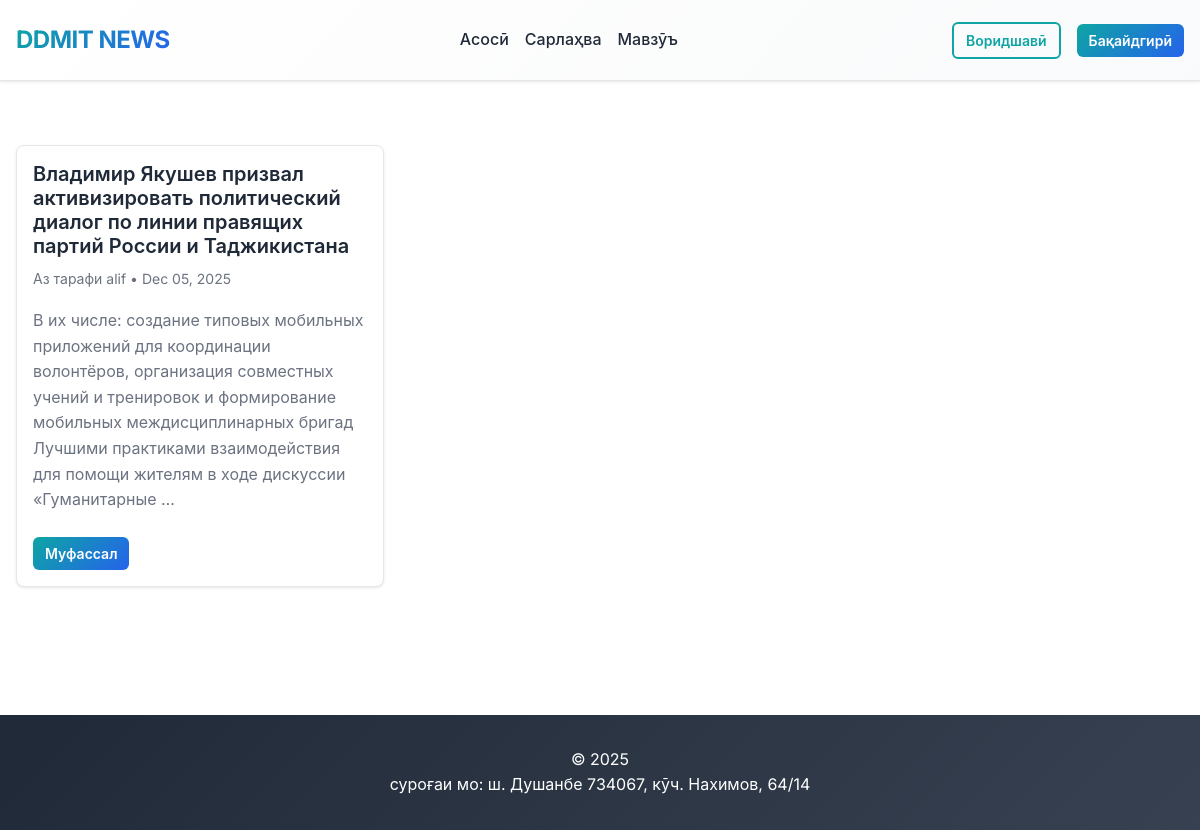
The page / on the database its author committed.
### blog/models.py (models this page shows, shortened)
class Post(models.Model):
    title = models.CharField(max_length=200)
    author = models.ForeignKey(
        settings.AUTH_USER_MODEL,
        on_delete=models.CASCADE,
    )
    body = models.TextField()
    created_at = models.DateTimeField(auto_now_add=True, null=True)
    updated_at = models.DateTimeField(auto_now=True)
    class Meta:
        ordering = ['-created_at']

### accounts/models.py (models this page shows)
class CustomUser(AbstractUser):
    age = models.PositiveIntegerField(null=True, blank=True)

### blog/views.py (the view)
# urls.py: path('', BlogListView.as_view(), name='home'),
class BlogListView(ListView):
    model = Post
    template_name = 'home.html'
    context_object_name = 'posts'

### blog/templates/home.html (shortened to what this page needs)
{% extends 'base.html' %}
{% block content %}
<div class="posts-grid">
    {% if posts %}
        {% for post in posts %}
        <div class="card post-card">
            <div class="card-body">
                <h2 class="card-title">
                    <a href="{% url 'post_detail' post.pk %}" class="text-decoration-none text-dark">
                        {{ post.title }}
                    </a>
                </h2>
                <p class="card-meta">
                    <small class="text-muted">Аз тарафи {{ post.author.username }} • {{ post.created_at|date:'M d, Y' }}</small>
                </p>
                <p class="card-text">{{ post.body|truncatewords:30 }}</p>
                <a href="{% url 'post_detail' post.pk %}" class="btn btn-sm btn-primary">Муфассал</a>
            </div>
        </div>
        {% endfor %}
    {% else %}
        <div class="text-center py-5">
            <p class="text-muted">Хабар нест. <a href="{% url 'post_new' %}">Хабари нав зам намудан!</a></p>
        </div>
    {% endif %}
</div>
{% endblock %}

### blog/templates/base.html (shortened to what this page needs)
{% load static %}
<!DOCTYPE html>
<html lang="en">
<head>
    <link href="https://cdn.jsdelivr.net/npm/bootstrap@5.1.3/dist/css/bootstrap.min.css" rel="stylesheet">
    <link href="{% static 'css/site.css' %}" rel="stylesheet">
</head>
<body>
    <header class="header sticky-top">
        <nav class="navbar navbar-expand-lg navbar-light">
            <div class="container">
                <a class="navbar-brand brand-logo" href="{% url 'home' %}">
                    <span class="gradient-text">DDMIT NEWS</span>
                </a>
                <div class="collapse navbar-collapse" id="navbarNav">
                    <ul class="navbar-nav ms-auto">
                        <li class="nav-item">
                            <a class="nav-link" href="{% url 'home' %}">Асосӣ</a>
                        </li>
                        <li class="nav-item">
                            <a class="nav-link" href="#topics">Сарлаҳва</a>
                        </li>
                        <li class="nav-item">
                            <a class="nav-link" href="#about">Мавзӯъ</a>
                        </li>
                    </ul>
                    <div class="ms-auto auth-buttons">
                        {% if user.is_authenticated %}
                            <div class="dropdown">
                                <button class="btn btn-link dropdown-toggle text-primary" type="button" id="userDropdown" data-bs-toggle="dropdown">
                                    {{ user.username }}
                                </button>
                                <ul class="dropdown-menu" aria-labelledby="userDropdown">
                                    <li><a class="dropdown-item" href="{% url 'post_new' %}">Зам анмудан хабари нав</a></li>
                                    <li><a class="dropdown-item" href="{% url 'password_change' %}">Ивази рамз</a></li>
                                    <li><hr class="dropdown-divider"></li>
                                    <li><a class="dropdown-item" href="{% url 'logout' %}">Баромад</a></li>
                                </ul>
                            </div>
                        {% else %}
                            <a href="{% url 'login' %}" class="btn btn-outline-primary btn-sm me-2">Воридшавӣ</a>
                            <a href="{% url 'signup' %}" class="btn btn-primary btn-sm">Бақайдгирӣ</a>
                        {% endif %}
                    </div>
                </div>
            </div>
        </nav>
    </header>
    <main class="main-content">
        <div class="container">
            {% block content %}{% endblock %}
        </div>
    </main>
    <footer class="footer">
        <div class="container">
            <p>&copy; 2025 </p>
            <p>суроғаи мо: ш. Душанбе
        734067, кӯч. Нахимов, 64/14</p>
        </div>
    </footer>
</body>
</html>

### blog/static/css/site.css (style rules this page uses)
:root { --primary-color: #0ea5a4; --secondary-color: #2563eb; --success-color: #10b981; --danger-color: #ef4444; --warning-color: #f59e0b; --light-bg: #f9fafb; --border-color: #e5e7eb; --text-dark: #1f2937; --text-light: #6b7280; }
* { margin: 0; padding: 0; box-sizing: border-box; }
body { font-family: 'Inter', -apple-system, BlinkMacSystemFont, 'Segoe UI', Roboto, sans-serif; background-color: #ffffff; color: var(--text-dark); line-height: 1.6; }
.header { background: linear-gradient(135deg, #ffffff 0%, var(--light-bg) 100%); border-bottom: 1px solid var(--border-color); box-shadow: 0 1px 3px rgba(0, 0, 0, 0.1); z-index: 1000; }
.navbar { padding: 1rem 0; }
.brand-logo { font-size: 1.5rem; font-weight: 700; letter-spacing: -0.5px; }
.gradient-text { background: linear-gradient(135deg, var(--primary-color) 0%, var(--secondary-color) 100%); -webkit-background-clip: text; -webkit-text-fill-color: transparent; background-clip: text; }
.nav-link { color: var(--text-dark) !important; font-weight: 500; transition: color 0.3s ease; }
.auth-buttons { display: flex; align-items: center; gap: 0.5rem; }
.main-content { padding: 2rem 0; min-height: 70vh; }
.container { max-width: 1200px; margin: 0 auto; padding: 0 1rem; }
.posts-grid { display: grid; grid-template-columns: repeat(auto-fill, minmax(300px, 1fr)); gap: 2rem; margin: 2rem 0; }
.post-card { border: 1px solid var(--border-color); border-radius: 8px; transition: all 0.3s ease; box-shadow: 0 1px 3px rgba(0, 0, 0, 0.1); }
.card-title { font-size: 1.25rem; font-weight: 600; margin-bottom: 0.5rem; }
.card-title a { color: var(--text-dark); text-decoration: none; transition: color 0.3s ease; }
.card-meta { margin-bottom: 1rem; }
.card-text { color: var(--text-light); margin-bottom: 1.5rem; }
.btn { font-weight: 600; border-radius: 6px; padding: 0.5rem 1rem; transition: all 0.3s ease; border: none; cursor: pointer; }
.btn-primary { background: linear-gradient(135deg, var(--primary-color) 0%, var(--secondary-color) 100%); color: white; border: none; }
.btn-outline-primary { color: var(--primary-color); border: 2px solid var(--primary-color); }
.btn-sm { padding: 0.375rem 0.75rem; font-size: 0.875rem; }
.footer { background: linear-gradient(135deg, var(--text-dark) 0%, #374151 100%); color: white; padding: 2rem 0; margin-top: 4rem; text-align: center; }
.footer p { margin: 0; }
.text-muted { color: var(--text-light) !important; }
.text-dark { color: var(--text-dark) !important; }
.ms-auto { margin-left: auto; }
.me-2 { margin-right: 0.5rem; }
.text-decoration-none { text-decoration: none; }

### rows shown on the page
Post: title "Владимир Якушев призвал активизировать политический диалог по линии правящих партий России и Таджикистана", author.username "alif", created_at "Dec 05, 2025", body "В их числе: создание типовых мобильных приложений для координации волонтёров, организация совместных учений и тренировок и формирование мобильных междисциплинарных бригад Лучшими практиками взаимодействия для помощи жителям в ходе дискуссии «Гуманитарные …"
